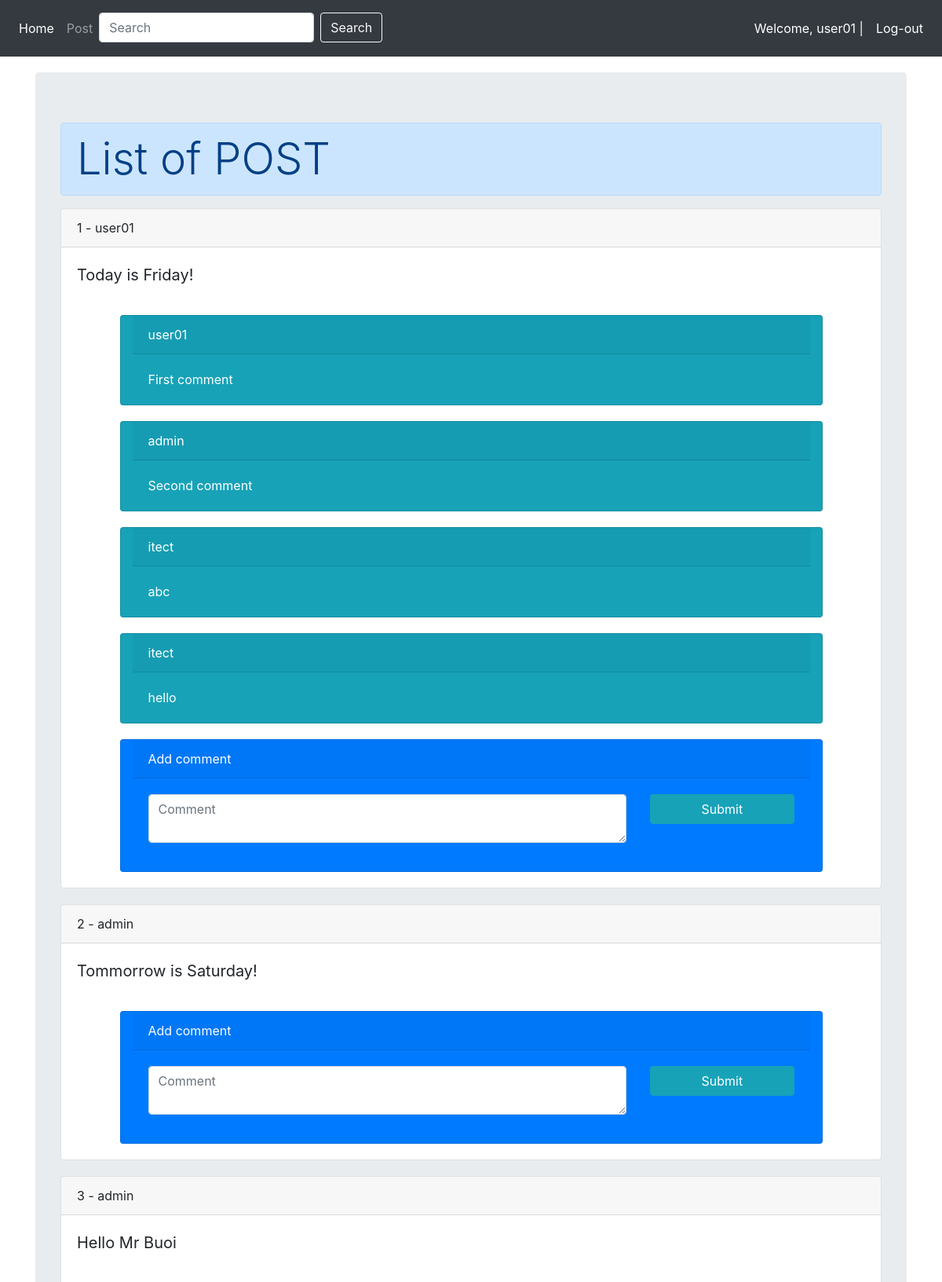
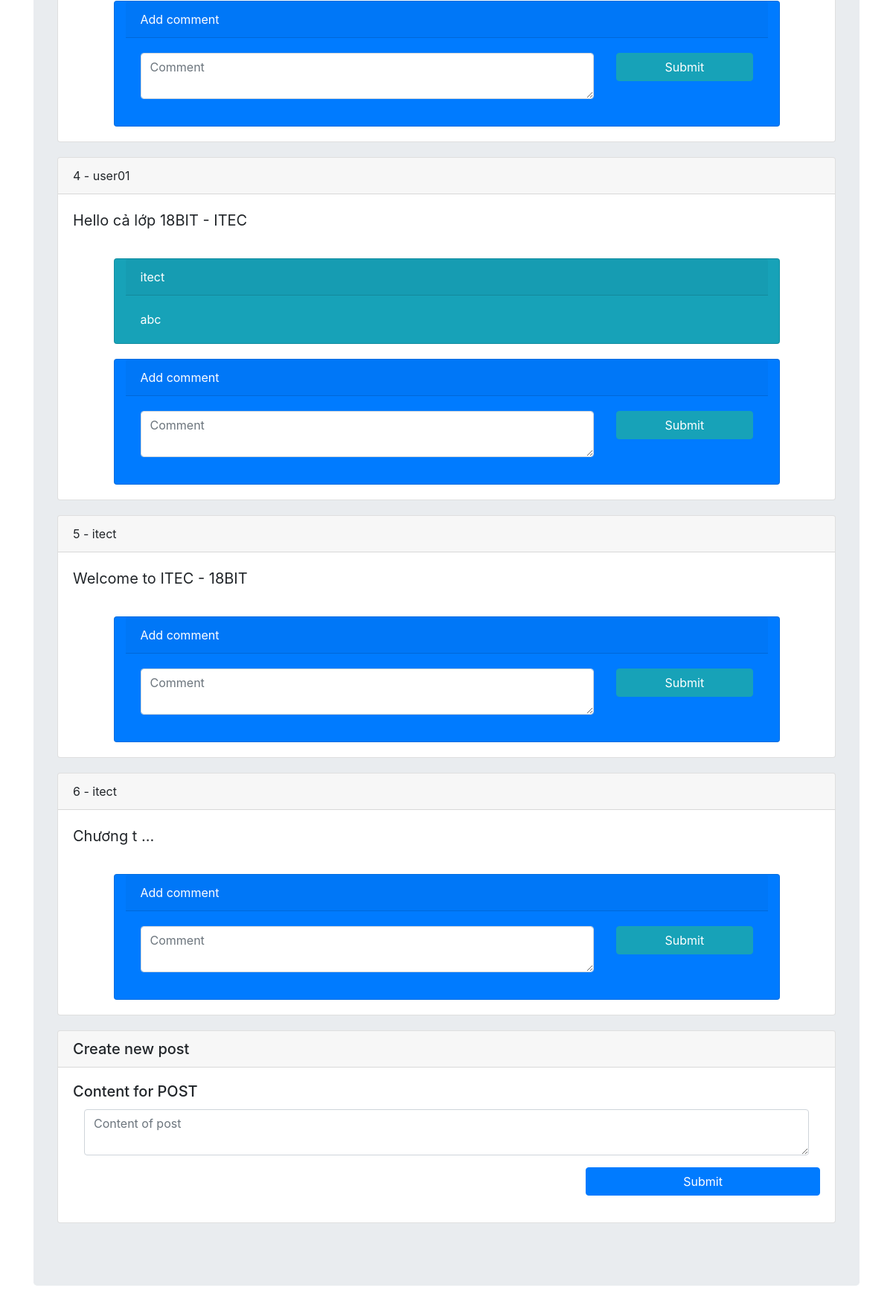
The page /index.php?a=7 (signed in, upper part) on the database its author committed (2 pictures, top to bottom).
### tables this page shows
CREATE TABLE `post` (
  `id` int(11) NOT NULL,
  `user_id` int(11) NOT NULL,
  `content` varchar(1024) NOT NULL
);

CREATE TABLE `user` (
  `id` int(11) NOT NULL,
  `name` varchar(50) NOT NULL,
  `password` varchar(50) NOT NULL,
  `email` varchar(50) NOT NULL
);

CREATE TABLE `comment` (
  `id` int(11) NOT NULL,
  `user_id` int(11) NOT NULL,
  `post_id` int(11) NOT NULL,
  `comment` varchar(1024) NOT NULL
);

### lib/Database.php (called while the page is built, shortened)
<?php
    class DataProvider {
        public static function executeQuery($sql) {
            $connection = mysqli_connect("localhost", "root", "root", "db_acc", "3306") or
                            die ("Cannot connect to DB");
            mysqli_query($connection, "set name 'utf8'");
            $result = mysqli_query($connection, $sql);
            return $result;
        }
    }
?>

### pages/iPost.php (the view, shortened to what this page needs)
<div class="card">
    <div class="card-header">
        <?php echo "$id - $name"; ?>
    </div>
    <div class="card-body">
        <blockquote class="blockquote mb-0">
            <p>
                <?php
                    if(strlen($content) > 100)
                    {
                        $content = substr($content,0,10)." ...";
                    }
                    echo $content;
                ?>
            </p>
        </blockquote>
    </div>
    <?php
        $s = "SELECT u.name, c.comment FROM user u, comment c WHERE u.id = c.user_id AND c.post_id = $id";
        $re = DataProvider::executeQuery($s);
        while($ro = mysqli_fetch_array($re)){
            $u_name = $ro["name"];
            $comment = $ro["comment"];
            include("./pages/iComment.php");
        }
        if(isset($_SESSION["isLogin"]) && $_SESSION["isLogin"] == true) {
            include("./pages/iAddComment.php");
        }
    ?>
</div>

### pages/pListOfPost.php
<div class="jumbotron">
    <h1 class="display-4 alert alert-primary">List of POST</h1>
    <?php
        $sql = "SELECT p.id, u.name, p.content FROM user u, post p WHERE u.id = p.user_id";
        $result = DataProvider::executeQuery($sql);
        while($row = mysqli_fetch_array($result)) {
            $id = $row["id"];
            $name = $row["name"];
            $content = $row["content"];
            include("./pages/iPost.php");
        }
        if(isset($_SESSION["isLogin"]) && $_SESSION["isLogin"] == true) {
            include("./pages/iCreatePost.php");
        }
    ?>
</div>

### pages/iComment.php
<div class="row">
    <div class="col-1"></div>
    <div class="card text-white bg-info mb-9 col-10">
        <div class="card-header">
            <?php echo $u_name; ?>
        </div>
        <div class="card-body">
            <p class="card-text">
                <?php echo $comment; ?>
            </p>
        </div>
    </div>
</div>

### pages/iAddComment.php (shortened to what this page needs)
<div class="row">
    <div class="col-1"></div>
    <div class="card text-white bg-primary mb-9 col-10">
        <div class="card-header">
            Add comment
        </div>
        <div class="card-body">
            <form class="form-horizontal" action="index.php?a=9" method="POST">
                <div class="form-group row">
                    <div class="col-md-9">
                        <textarea id="txtComment" name="txtComment" placeholder="Comment"
                            class="form-control input-md card-text" required=""></textarea>
                    </div>
                    <div class="col-md-3">
                        <button id="btnSubmit" name="btnSubmit" class="btn btn-info btn-block">Submit</button>
                    </div>
                </div>
            </form>
        </div>
    </div>
</div>

### css/style.css (style rules this page uses)
.card { margin-bottom: 20px; }

### rows shown on the page
post: id "1", user.name "user01", content "Today is Friday!"
comment: user.name "user01", comment "First comment"
comment: user.name "admin", comment "Second comment"
comment: user.name "itect", comment "abc"
comment: user.name "itect", comment "hello"
post: id "2", user.name "admin", content "Tommorrow is Saturday!"
post: id "3", user.name "admin", content "Hello Mr Buoi"
post: id "4", user.name "user01", content "Hello cả lớp 18BIT - ITEC"
comment: user.name "itect", comment "abc"
post: id "5", user.name "itect", content "Welcome to ITEC - 18BIT"
post: id "6", user.name "itect", content "Chương t ..."

### other values the page prints
$_SESSION["name"] "user01"
